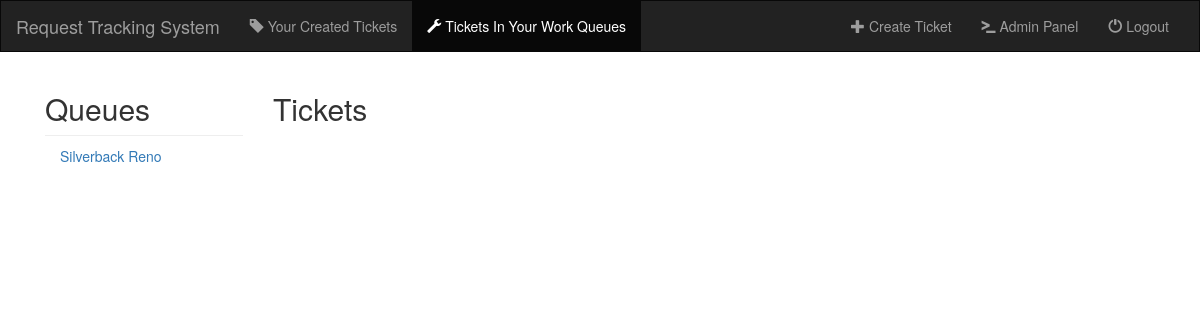
Before: /work/ (signed in) with the older database file.
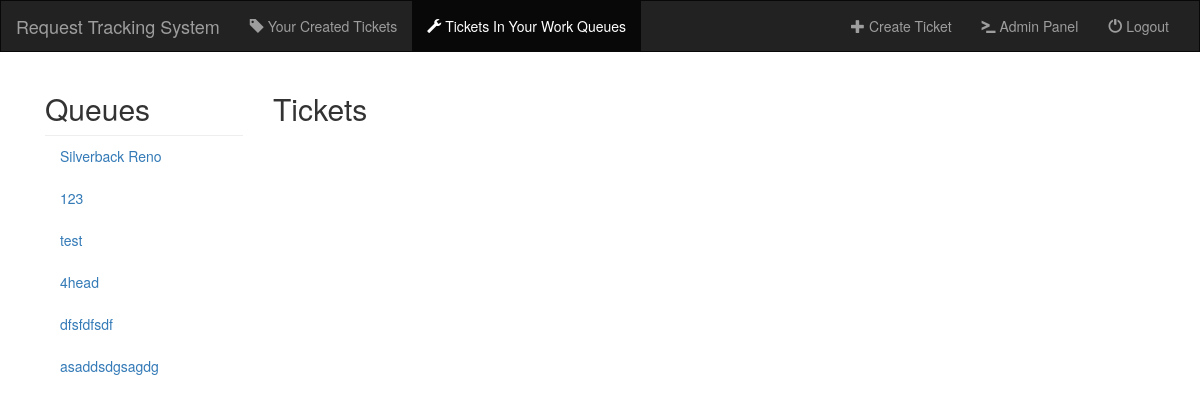
After: the same page with the newer database file.
### requests/models.py (models this page shows, shortened)
class Queue(models.Model):
    name = models.CharField(max_length=50)
    workers = models.ManyToManyField(User, related_name='work_queues', blank=True)
    creators = models.ManyToManyField(User, related_name='create_queues', blank=True)
    everybody = models.BooleanField(default=False)
    def get_open_tickets(self):
        tickets = self.ticket_set.all().exclude(status='C')
        return tickets

### requests/views.py (the view)
# urls.py: url(r'^work/$', views.WorkView.as_view(), name='work'),
class WorkView(generic.ListView):
    template_name = 'requests/work.html'
    context_object_name = 'queues'
    def get_queryset(self):
        user = User.objects.get(pk=self.request.user.id)
        users_queues = user.work_queues.all()
        if user.is_staff: users_queues = Queue.objects.all()
        return users_queues

### requests/templates/requests/work.html (shortened to what this page needs)
{% extends 'requests/base.html' %}
{% block work %}active{% endblock %}
{% block body %}
    <div class="container-fluid">
        <div class="container" style="width: 20%; float: left; overflow: hidden;">
            <h2>Queues</h2>
            <hr>
            <ul class="nav nav-pills nav-stacked" style="max-height: 70vh;  overflow: auto;">
                {% for  queue in queues %}
                    <li><a data-toggle="pill" href="#{{ forloop.counter0 }}">{{ queue.name }}</a></li>
                {% endfor %}
            </ul>
        </div>
        <div class="container" style="width: 80%; float: right;">
            <h2>Tickets</h2>
        </div>
    </div>
{% endblock %}

Changed rows visible on the page:
added Queue: name "123"
added Queue: name "test"
added Queue: name "4head"
added Queue: name "dfsfdfsdf"
added Queue: name "asaddsdgsagdg"
